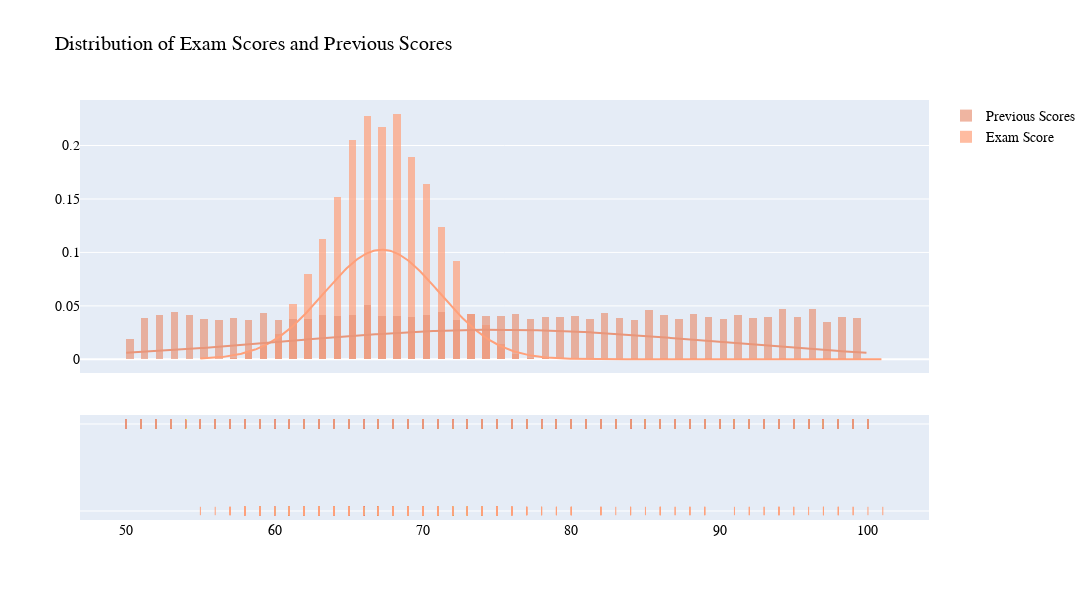

The notebook cell this image was saved under:
### Markdown cell above
# ***Visualization Data***

### Code cell
x1 = student_Performance['Exam_Score'].tolist()   
x2 = student_Performance['Previous_Scores'].tolist()  
x3 = student_Performance['Hours_Studied'].tolist() 
group_labels = ['Exam Score', 'Previous Scores']

colors = ['LightSalmon', 'DarkSalmon']

fig = ff.create_distplot(
    [x1,x2],
    group_labels,
    bin_size=.5,
    curve_type='normal',colors= colors
)

fig.update_layout(title_text='Distribution of Exam Scores and Previous Scores',font=dict(family='Arial', size=14, color='black'),width = 1200,height =600)


fig.show()

### Figure 1 — Plotly figure (JSON) as saved in the notebook; plotly's stock layout.template omitted (floating-point values rounded to 4 significant figures; data arrays with more than 128 entries replaced by an {"elided": "..."} marker saying what was removed)
{"data": [{"autobinx": false, "histnorm": "probability density", "legendgroup": "Exam Score", "marker": {"color": "LightSalmon"}, "name": "Exam Score", "opacity": 0.7, "type": "histogram", "x": {"elided": "6607 int values"}, "xaxis": "x", "xbins": {"end": 101, "size": 0.5, "start": 55}, "yaxis": "y"}, {"autobinx": false, "histnorm": "probability density", "legendgroup": "Previous Scores", "marker": {"color": "DarkSalmon"}, "name": "Previous Scores", "opacity": 0.7, "type": "histogram", "x": {"elided": "6607 int values"}, "xaxis": "x", "xbins": {"end": 100, "size": 0.5, "start": 50}, "yaxis": "y"}, {"legendgroup": "Exam Score", "marker": {"color": "LightSalmon"}, "mode": "lines", "name": "Exam Score", "showlegend": false, "type": "scatter", "x": {"elided": "500 float values"}, "xaxis": "x", "y": {"elided": "500 float values"}, "yaxis": "y"}, {"legendgroup": "Previous Scores", "marker": {"color": "DarkSalmon"}, "mode": "lines", "name": "Previous Scores", "showlegend": false, "type": "scatter", "x": {"elided": "500 float values"}, "xaxis": "x", "y": {"elided": "500 float values"}, "yaxis": "y"}, {"legendgroup": "Exam Score", "marker": {"color": "LightSalmon", "symbol": "line-ns-open"}, "mode": "markers", "name": "Exam Score", "showlegend": false, "type": "scatter", "x": {"elided": "6607 int values"}, "xaxis": "x", "y": {"elided": "6607 str values"}, "yaxis": "y2"}, {"legendgroup": "Previous Scores", "marker": {"color": "DarkSalmon", "symbol": "line-ns-open"}, "mode": "markers", "name": "Previous Scores", "showlegend": false, "type": "scatter", "x": {"elided": "6607 int values"}, "xaxis": "x", "y": {"elided": "6607 str values"}, "yaxis": "y2"}], "layout": {"barmode": "overlay", "font": {"color": "black", "family": "Arial", "size": 14}, "height": 600, "hovermode": "closest", "legend": {"traceorder": "reversed"}, "title": {"text": "Distribution of Exam Scores and Previous Scores"}, "width": 1200, "xaxis": {"anchor": "y2", "domain": [0, 1], "zeroline": false}, "yaxis": {"anchor": "free", "domain": [0.35, 1], "position": 0}, "yaxis2": {"anchor": "x", "domain": [0, 0.25], "dtick": 1, "showticklabels": false}}}
